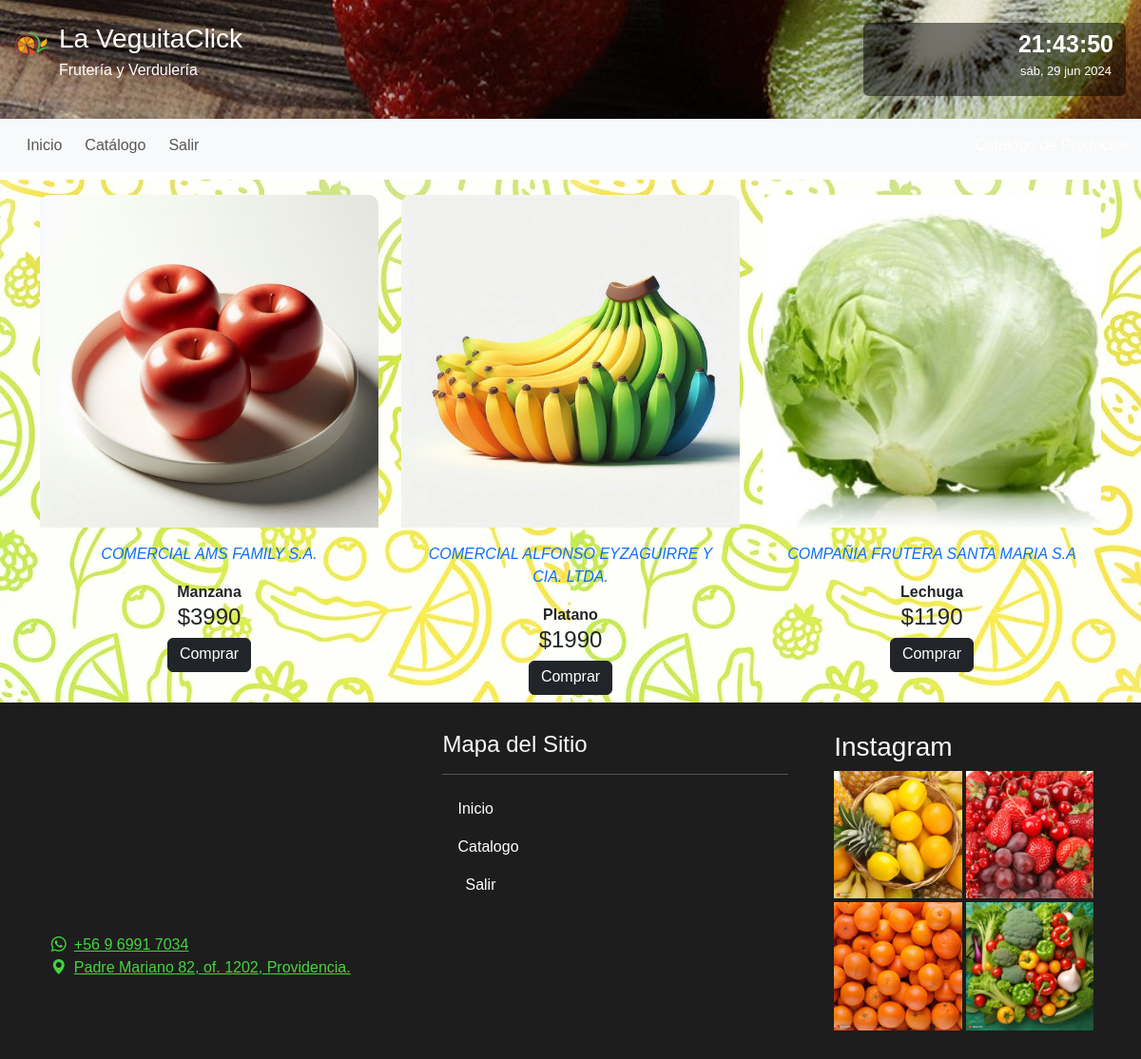
/products/ (signed in), run on the app's committed database.
### crud/models.py (models this page shows, shortened)
class Producto(models.Model):
    idProducto = models.CharField(primary_key=True,verbose_name='ID',max_length=20)
    name = models.CharField(verbose_name='Nombre',max_length=250)
    tipo = models.ForeignKey(TipoProducto,verbose_name='Tipo de Producto',on_delete=models.CASCADE)
    proveedor = models.ForeignKey(Proveedor,verbose_name='Proveedor',on_delete=models.CASCADE)
    value = models.IntegerField(verbose_name='Valor')
    stock = models.IntegerField(verbose_name='Stock')
    image = models.ImageField(verbose_name='Imagen',upload_to='producto',null=True,blank=True)
    created_at = models.DateTimeField(verbose_name='Fecha creación', auto_now_add=True)
    updated_at = models.DateTimeField(verbose_name='Fecha actualización', auto_now=True)
    class Meta:
        verbose_name = 'producto'
        verbose_name_plural = 'productos'

class Proveedor(models.Model):
    proveedor = models.CharField(verbose_name='Proveedor', max_length=50)
    direccion = models.CharField(verbose_name='Direccion',max_length=100)
    rut = models.CharField(verbose_name='Rut',max_length=12)
    created_at = models.DateTimeField(verbose_name='Fecha creación', auto_now_add=True)
    updated_at = models.DateTimeField(verbose_name='Fecha actualización', auto_now=True)
    class Meta:
        verbose_name = 'proveedor'
        verbose_name_plural = 'proveedores'
        ordering = ['proveedor']
    def __str__(self) -> str:
        return self.proveedor

### core/views.py (the view)
# urls.py: path('products/', products, name='products'),
@login_required
def products(request):
    context = {'productos': Producto.objects.all(),'proveedores': Proveedor.objects.all()}
    return render(request,'core/products.html',context)

### core/templates/core/products.html (shortened to what this page needs)
{% extends 'core/base.html' %}
{% load static %}
{% block body %}
<section class="container mt-4">
    <div class="row row-cols-1 row-cols-md-1 row-cols-lg-3 gy-3">
        {% for p in productos %}
        <div class="col">
            <div class="container-items">
              <div class="item">
                <figure>
                {% if p.image %}
                <img src="{{p.image.url}}"  alt="{{p.name}}">
                {% else %}
                <img src="{% static 'crud/img/image_not_found.jpg' %}"  alt="Image not found">
                {% endif  %}
                </figure>
                  <div class="container text-center">
                    <p class="card-text fst-italic">
                        <a class="text-decoration-none" href="/producto/proveedor/{{p.proveedor.id}}">{{p.proveedor}}</a>
                    </p>
                    <p class="card-title fw-bold">{{p.name}}</p>
                    <h4 class="card-text">${{p.value }}</h4>
                    <a class="btn btn-dark pt-1 mb-2" href="#">Comprar</a>
                  </div>
              </div>
            </div>
        </div>
        {% endfor %}
    </div>
</section>
{% endblock %}

### core/static/core/css/styles.css (style rules this page uses)
body { margin: 0px; padding: 0px; font-family: Verdana, Geneva, Tahoma, sans-serif; }
.container-items { gap: 20px; }
.item { border-radius: 10px; }
.item img { width: 100%; height: 350px; object-fit: cover; border-radius: 10px 10px 0 0; transition: all .5s; }
.item figure { overflow: hidden; }
figure img { width: 400 px; height: 400 px; }

### data on the page
Producto: image (picture), proveedor "COMERCIAL AMS FAMILY S.A.", name "Manzana", value "3990"
Producto: image (picture), proveedor "COMERCIAL ALFONSO EYZAGUIRRE Y CIA. LTDA.", name "Platano", value "1990"
Producto: image (picture), proveedor "COMPAÑIA FRUTERA SANTA MARIA S.A", name "Lechuga", value "1190"
